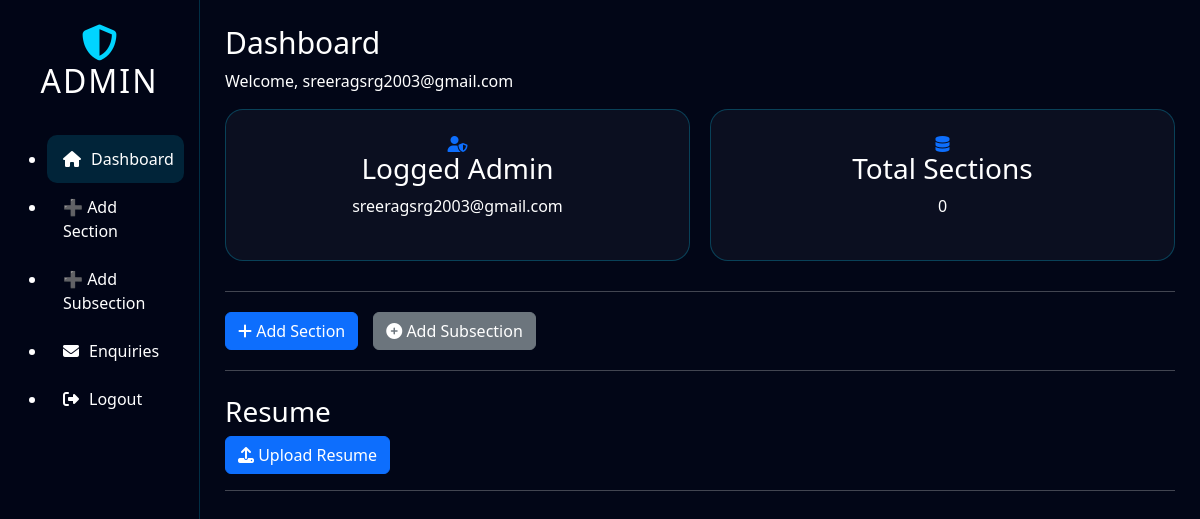
The page /admin/dashboard (signed in) on the database as committed earlier.
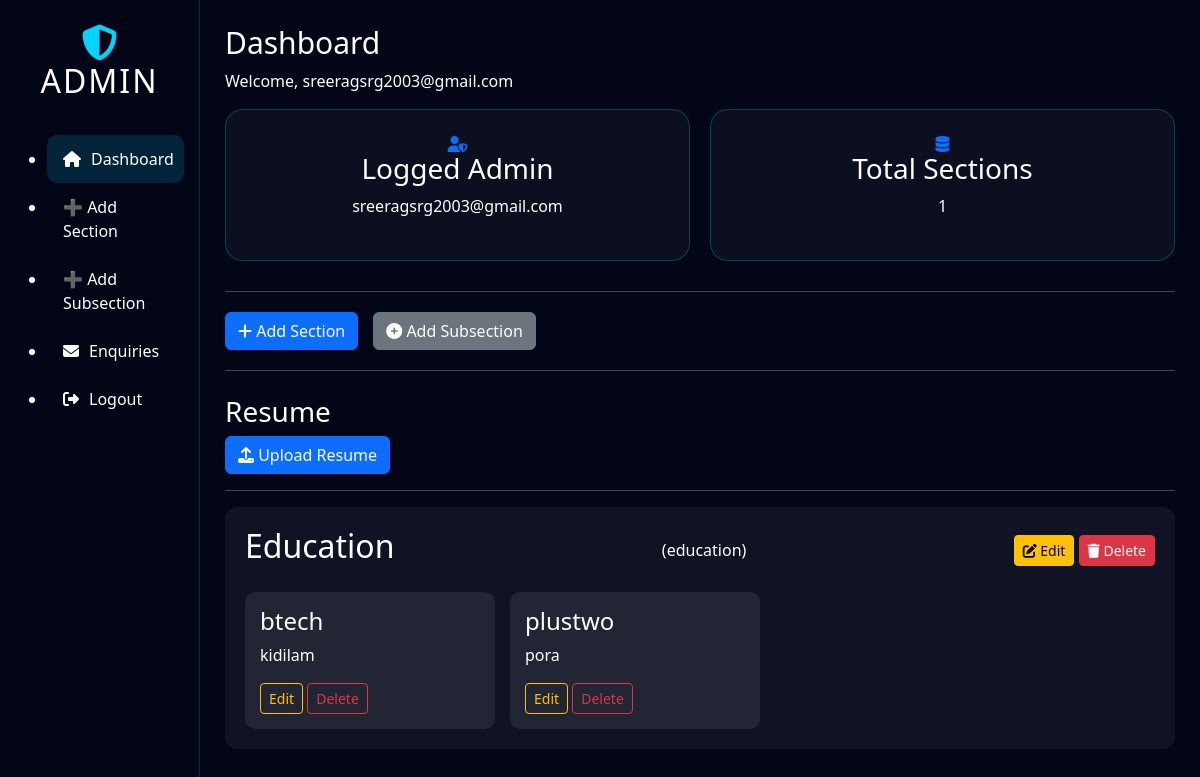
The same page on the database as committed later.
### models.py (models this page shows)
class SectionHead(db.Model):
    __tablename__ = "section_head"
    id = db.Column(db.Integer, primary_key=True)
    section_name = db.Column(db.String(100), unique=True, nullable=False)
    section_title = db.Column(db.String(200), nullable=False)
    section_description = db.Column(db.Text)
    display_order = db.Column(db.Integer, default=0)
    items = db.relationship("SectionBody", backref="section", cascade="all, delete",
                            order_by="SectionBody.item_order")

class SectionBody(db.Model):
    __tablename__ = "section_body"
    id = db.Column(db.Integer, primary_key=True)
    section_id = db.Column(db.Integer, db.ForeignKey("section_head.id"), nullable=False)
    content_key = db.Column(db.String(100), nullable=False)
    content_value = db.Column(db.Text, nullable=False)
    group_id = db.Column(db.Integer, default=0)
    item_order = db.Column(db.Integer, default=0)

### admin/routes.py (the view)
@admin_bp.route("/dashboard")
@login_required
def dashboard():
    sections = SectionHead.query.order_by(SectionHead.display_order).all()
    resume = Resume.query.first()
    return render_template(
        "admin_dashboard.html",
        sections=sections,
        resume=resume
    )

### admin/routes.py (called while the page is built)
def login_required(f):
    from functools import wraps
    @wraps(f)
    def wrapper(*args, **kwargs):
        if "admin_id" not in session:
            return redirect(url_for("admin.login"))
        return f(*args, **kwargs)
    return wrapper

### templates/admin_dashboard.html (shortened to what this page needs)
{% extends "admin_layout.html" %}
{% set active = "dashboard" %}
{% set page_title = "Dashboard" %}
{% block content %}
<div class="dashboard-cards">
    <div class="card">
        <i class="fas fa-user-shield text-primary"></i>
        <h3>Logged Admin</h3>
        <p>{{ session['admin_username'] }}</p>
    </div>
    <div class="card">
        <i class="fas fa-database text-primary"></i>
        <h3>Total Sections</h3>
        <p>{{ sections|length }}</p>
    </div>
</div>
<hr>
<div class="action-buttons">
    <a class="btn btn-primary" href="{{ url_for('admin.add_section_head') }}">
        <i class="fas fa-plus"></i> Add Section
    </a>
    <a class="btn btn-secondary" href="{{ url_for('admin.add_subsection') }}">
        <i class="fas fa-plus-circle"></i> Add Subsection
    </a>
</div>
<hr>
<h3 class="mt-4">Resume</h3>
<form action="{{ url_for('admin.upload_resume') }}" method="POST" enctype="multipart/form-data" class="mb-3">
    <label for="resumeUpload" class="btn btn-primary">
        <i class="fas fa-upload"></i>
        {{ "Replace Resume" if resume else "Upload Resume" }}
    </label>
</form>
<hr>
{% for section in sections %}
<div class="section-block">
    <div class="section-header">
        <h2>{{ section.section_title }}</h2>
        <span class="section-name">({{ section.section_name }})</span>
        <div class="section-actions">
            <a href="{{ url_for('admin.edit_section', id=section.id) }}" class="btn btn-sm btn-warning">
                <i class="fas fa-edit"></i> Edit
            </a>
            <a href="{{ url_for('admin.delete_section', id=section.id) }}" class="btn btn-sm btn-danger"
                onclick="return confirm('Delete this section and all its subsections?');">
                <i class="fas fa-trash"></i> Delete
            </a>
        </div>
    </div>
    <div class="subsection-grid">
        {% for item in section.items %}
        <div class="sub-card">
            <h4>{{ item.content_key }}</h4>
            <p>{{ item.content_value }}</p>
            <div class="sub-actions">
                <a href="{{ url_for('admin.edit_subsection', id=item.id) }}" class="btn btn-sm btn-outline-warning">
                    Edit
                </a>
                <a href="{{ url_for('admin.delete_subsection', id=item.id) }}" class="btn btn-sm btn-outline-danger"
                    onclick="return confirm('Delete this subsection?');">
                    Delete
                </a>
            </div>
        </div>
        {% endfor %}
    </div>
</div>
{% endfor %}
{% endblock %}

Rows that differ between the two databases and show on the page:
added SectionHead: section_title "Education", section_name "education"
added SectionBody: content_key "btech", content_value "kidilam"
added SectionBody: content_key "plustwo", content_value "pora"
Other text that changed with them:
{{ sections|length }}: "0" → "1"
